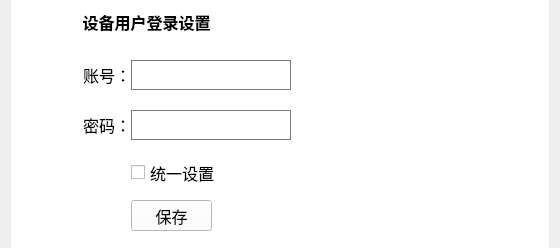
<?xml version="1.0" encoding="UTF-8"?>
<ui version="4.0">
 <class>SetDevUsrWid</class>
 <widget class="QWidget" name="SetDevUsrWid">
  <property name="geometry">
   <rect>
    <x>0</x>
    <y>0</y>
    <width>560</width>
    <height>248</height>
   </rect>
  </property>
  <property name="windowTitle">
   <string>Form</string>
  </property>
  <layout class="QGridLayout" name="gridLayout">
   <property name="topMargin">
    <number>0</number>
   </property>
   <property name="bottomMargin">
    <number>0</number>
   </property>
   <property name="verticalSpacing">
    <number>0</number>
   </property>
   <item row="0" column="0" colspan="2">
    <widget class="QGroupBox" name="groupBox">
     <property name="font">
      <font>
       <family>微软雅黑</family>
       <pointsize>12</pointsize>
      </font>
     </property>
     <property name="styleSheet">
      <string notr="true">QGroupBox {
	background-color: rgb(255, 255, 255);
	border-width:2px;	
	border-style:solid; 
	border-color:white;  	
}</string>
     </property>
     <property name="title">
      <string/>
     </property>
     <widget class="QPushButton" name="saveBtn">
      <property name="geometry">
       <rect>
        <x>120</x>
        <y>200</y>
        <width>81</width>
        <height>31</height>
       </rect>
      </property>
      <property name="palette">
       <palette>
        <active>
         <colorrole role="WindowText">
          <brush brushstyle="SolidPattern">
           <color alpha="255">
            <red>0</red>
            <green>0</green>
            <blue>0</blue>
           </color>
          </brush>
         </colorrole>
         <colorrole role="Button">
          <brush brushstyle="SolidPattern">
           <color alpha="255">
            <red>255</red>
            <green>255</green>
            <blue>255</blue>
           </color>
          </brush>
         </colorrole>
         <colorrole role="Light">
          <brush brushstyle="SolidPattern">
           <color alpha="255">
            <red>255</red>
            <green>255</green>
            <blue>255</blue>
           </color>
          </brush>
         </colorrole>
         <colorrole role="Midlight">
          <brush brushstyle="SolidPattern">
           <color alpha="255">
            <red>255</red>
            <green>255</green>
            <blue>255</blue>
           </color>
          </brush>
         </colorrole>
         <colorrole role="Dark">
          <brush brushstyle="SolidPattern">
           <color alpha="255">
            <red>127</red>
            <green>127</green>
            <blue>127</blue>
           </color>
          </brush>
         </colorrole>
         <colorrole role="Mid">
          <brush brushstyle="SolidPattern">
           <color alpha="255">
            <red>170</red>
            <green>170</green>
            <blue>170</blue>
           </color>
          </brush>
         </colorrole>
         <colorrole role="Text">
          <brush brushstyle="SolidPattern">
           <color alpha="255">
            <red>0</red>
            <green>0</green>
            <blue>0</blue>
           </color>
          </brush>
         </colorrole>
         <colorrole role="BrightText">
          <brush brushstyle="SolidPattern">
           <color alpha="255">
            <red>255</red>
            <green>255</green>
            <blue>255</blue>
           </color>
          </brush>
         </colorrole>
         <colorrole role="ButtonText">
          <brush brushstyle="SolidPattern">
           <color alpha="255">
            <red>0</red>
            <green>0</green>
            <blue>0</blue>
           </color>
          </brush>
         </colorrole>
         <colorrole role="Base">
          <brush brushstyle="SolidPattern">
           <color alpha="255">
            <red>255</red>
            <green>255</green>
            <blue>255</blue>
           </color>
          </brush>
         </colorrole>
         <colorrole role="Window">
          <brush brushstyle="SolidPattern">
           <color alpha="255">
            <red>255</red>
            <green>255</green>
            <blue>255</blue>
           </color>
          </brush>
         </colorrole>
         <colorrole role="Shadow">
          <brush brushstyle="SolidPattern">
           <color alpha="255">
            <red>0</red>
            <green>0</green>
            <blue>0</blue>
           </color>
          </brush>
         </colorrole>
         <colorrole role="AlternateBase">
          <brush brushstyle="SolidPattern">
           <color alpha="255">
            <red>255</red>
            <green>255</green>
            <blue>255</blue>
           </color>
          </brush>
         </colorrole>
         <colorrole role="ToolTipBase">
          <brush brushstyle="SolidPattern">
           <color alpha="255">
            <red>255</red>
            <green>255</green>
            <blue>220</blue>
           </color>
          </brush>
         </colorrole>
         <colorrole role="ToolTipText">
          <brush brushstyle="SolidPattern">
           <color alpha="255">
            <red>0</red>
            <green>0</green>
            <blue>0</blue>
           </color>
          </brush>
         </colorrole>
        </active>
        <inactive>
         <colorrole role="WindowText">
          <brush brushstyle="SolidPattern">
           <color alpha="255">
            <red>0</red>
            <green>0</green>
            <blue>0</blue>
           </color>
          </brush>
         </colorrole>
         <colorrole role="Button">
          <brush brushstyle="SolidPattern">
           <color alpha="255">
            <red>255</red>
            <green>255</green>
            <blue>255</blue>
           </color>
          </brush>
         </colorrole>
         <colorrole role="Light">
          <brush brushstyle="SolidPattern">
           <color alpha="255">
            <red>255</red>
            <green>255</green>
            <blue>255</blue>
           </color>
          </brush>
         </colorrole>
         <colorrole role="Midlight">
          <brush brushstyle="SolidPattern">
           <color alpha="255">
            <red>255</red>
            <green>255</green>
            <blue>255</blue>
           </color>
          </brush>
         </colorrole>
         <colorrole role="Dark">
          <brush brushstyle="SolidPattern">
           <color alpha="255">
            <red>127</red>
            <green>127</green>
            <blue>127</blue>
           </color>
          </brush>
         </colorrole>
         <colorrole role="Mid">
          <brush brushstyle="SolidPattern">
           <color alpha="255">
            <red>170</red>
            <green>170</green>
            <blue>170</blue>
           </color>
          </brush>
         </colorrole>
         <colorrole role="Text">
          <brush brushstyle="SolidPattern">
           <color alpha="255">
            <red>0</red>
            <green>0</green>
            <blue>0</blue>
           </color>
          </brush>
         </colorrole>
         <colorrole role="BrightText">
          <brush brushstyle="SolidPattern">
           <color alpha="255">
            <red>255</red>
            <green>255</green>
            <blue>255</blue>
           </color>
          </brush>
         </colorrole>
         <colorrole role="ButtonText">
          <brush brushstyle="SolidPattern">
           <color alpha="255">
            <red>0</red>
            <green>0</green>
            <blue>0</blue>
           </color>
          </brush>
         </colorrole>
         <colorrole role="Base">
          <brush brushstyle="SolidPattern">
           <color alpha="255">
            <red>255</red>
            <green>255</green>
            <blue>255</blue>
           </color>
          </brush>
         </colorrole>
         <colorrole role="Window">
          <brush brushstyle="SolidPattern">
           <color alpha="255">
            <red>255</red>
            <green>255</green>
            <blue>255</blue>
           </color>
          </brush>
         </colorrole>
         <colorrole role="Shadow">
          <brush brushstyle="SolidPattern">
           <color alpha="255">
            <red>0</red>
            <green>0</green>
            <blue>0</blue>
           </color>
          </brush>
         </colorrole>
         <colorrole role="AlternateBase">
          <brush brushstyle="SolidPattern">
           <color alpha="255">
            <red>255</red>
            <green>255</green>
            <blue>255</blue>
           </color>
          </brush>
         </colorrole>
         <colorrole role="ToolTipBase">
          <brush brushstyle="SolidPattern">
           <color alpha="255">
            <red>255</red>
            <green>255</green>
            <blue>220</blue>
           </color>
          </brush>
         </colorrole>
         <colorrole role="ToolTipText">
          <brush brushstyle="SolidPattern">
           <color alpha="255">
            <red>0</red>
            <green>0</green>
            <blue>0</blue>
           </color>
          </brush>
         </colorrole>
        </inactive>
        <disabled>
         <colorrole role="WindowText">
          <brush brushstyle="SolidPattern">
           <color alpha="255">
            <red>127</red>
            <green>127</green>
            <blue>127</blue>
           </color>
          </brush>
         </colorrole>
         <colorrole role="Button">
          <brush brushstyle="SolidPattern">
           <color alpha="255">
            <red>255</red>
            <green>255</green>
            <blue>255</blue>
           </color>
          </brush>
         </colorrole>
         <colorrole role="Light">
          <brush brushstyle="SolidPattern">
           <color alpha="255">
            <red>255</red>
            <green>255</green>
            <blue>255</blue>
           </color>
          </brush>
         </colorrole>
         <colorrole role="Midlight">
          <brush brushstyle="SolidPattern">
           <color alpha="255">
            <red>255</red>
            <green>255</green>
            <blue>255</blue>
           </color>
          </brush>
         </colorrole>
         <colorrole role="Dark">
          <brush brushstyle="SolidPattern">
           <color alpha="255">
            <red>127</red>
            <green>127</green>
            <blue>127</blue>
           </color>
          </brush>
         </colorrole>
         <colorrole role="Mid">
          <brush brushstyle="SolidPattern">
           <color alpha="255">
            <red>170</red>
            <green>170</green>
            <blue>170</blue>
           </color>
          </brush>
         </colorrole>
         <colorrole role="Text">
          <brush brushstyle="SolidPattern">
           <color alpha="255">
            <red>127</red>
            <green>127</green>
            <blue>127</blue>
           </color>
          </brush>
         </colorrole>
         <colorrole role="BrightText">
          <brush brushstyle="SolidPattern">
           <color alpha="255">
            <red>255</red>
            <green>255</green>
            <blue>255</blue>
           </color>
          </brush>
         </colorrole>
         <colorrole role="ButtonText">
          <brush brushstyle="SolidPattern">
           <color alpha="255">
            <red>127</red>
            <green>127</green>
            <blue>127</blue>
           </color>
          </brush>
         </colorrole>
         <colorrole role="Base">
          <brush brushstyle="SolidPattern">
           <color alpha="255">
            <red>255</red>
            <green>255</green>
            <blue>255</blue>
           </color>
          </brush>
         </colorrole>
         <colorrole role="Window">
          <brush brushstyle="SolidPattern">
           <color alpha="255">
            <red>255</red>
            <green>255</green>
            <blue>255</blue>
           </color>
          </brush>
         </colorrole>
         <colorrole role="Shadow">
          <brush brushstyle="SolidPattern">
           <color alpha="255">
            <red>0</red>
            <green>0</green>
            <blue>0</blue>
           </color>
          </brush>
         </colorrole>
         <colorrole role="AlternateBase">
          <brush brushstyle="SolidPattern">
           <color alpha="255">
            <red>255</red>
            <green>255</green>
            <blue>255</blue>
           </color>
          </brush>
         </colorrole>
         <colorrole role="ToolTipBase">
          <brush brushstyle="SolidPattern">
           <color alpha="255">
            <red>255</red>
            <green>255</green>
            <blue>220</blue>
           </color>
          </brush>
         </colorrole>
         <colorrole role="ToolTipText">
          <brush brushstyle="SolidPattern">
           <color alpha="255">
            <red>0</red>
            <green>0</green>
            <blue>0</blue>
           </color>
          </brush>
         </colorrole>
        </disabled>
       </palette>
      </property>
      <property name="font">
       <font>
        <family>微软雅黑</family>
        <pointsize>12</pointsize>
       </font>
      </property>
      <property name="styleSheet">
       <string notr="true"/>
      </property>
      <property name="text">
       <string>保存</string>
      </property>
     </widget>
     <widget class="QLabel" name="label_3">
      <property name="geometry">
       <rect>
        <x>9</x>
        <y>110</y>
        <width>111</width>
        <height>30</height>
       </rect>
      </property>
      <property name="font">
       <font>
        <family>微软雅黑</family>
        <pointsize>12</pointsize>
       </font>
      </property>
      <property name="text">
       <string>密码：</string>
      </property>
      <property name="alignment">
       <set>Qt::AlignRight|Qt::AlignTrailing|Qt::AlignVCenter</set>
      </property>
     </widget>
     <widget class="QLineEdit" name="usrEdit">
      <property name="geometry">
       <rect>
        <x>120</x>
        <y>60</y>
        <width>160</width>
        <height>30</height>
       </rect>
      </property>
      <property name="font">
       <font>
        <family>微软雅黑</family>
        <pointsize>12</pointsize>
       </font>
      </property>
      <property name="styleSheet">
       <string notr="true">background-color: rgb(255, 255, 255);

border-color: rgb(121,121,121);
border-style:solid;
border-width:1px;</string>
      </property>
      <property name="text">
       <string/>
      </property>
     </widget>
     <widget class="QLabel" name="label_2">
      <property name="geometry">
       <rect>
        <x>9</x>
        <y>60</y>
        <width>111</width>
        <height>30</height>
       </rect>
      </property>
      <property name="font">
       <font>
        <family>微软雅黑</family>
        <pointsize>12</pointsize>
       </font>
      </property>
      <property name="text">
       <string>账号：</string>
      </property>
      <property name="alignment">
       <set>Qt::AlignRight|Qt::AlignTrailing|Qt::AlignVCenter</set>
      </property>
     </widget>
     <widget class="QLineEdit" name="pwdEdit">
      <property name="geometry">
       <rect>
        <x>120</x>
        <y>110</y>
        <width>160</width>
        <height>30</height>
       </rect>
      </property>
      <property name="font">
       <font>
        <family>微软雅黑</family>
        <pointsize>12</pointsize>
       </font>
      </property>
      <property name="styleSheet">
       <string notr="true">background-color: rgb(255, 255, 255);
border-color: rgb(121,121,121);
border-style:solid;
border-width:1px;</string>
      </property>
      <property name="text">
       <string/>
      </property>
      <property name="echoMode">
       <enum>QLineEdit::Password</enum>
      </property>
     </widget>
     <widget class="QCheckBox" name="wholeCheckBox">
      <property name="geometry">
       <rect>
        <x>120</x>
        <y>160</y>
        <width>201</width>
        <height>25</height>
       </rect>
      </property>
      <property name="font">
       <font>
        <family>微软雅黑</family>
        <pointsize>12</pointsize>
       </font>
      </property>
      <property name="text">
       <string>统一设置</string>
      </property>
     </widget>
     <widget class="QLabel" name="label_4">
      <property name="geometry">
       <rect>
        <x>10</x>
        <y>10</y>
        <width>251</width>
        <height>25</height>
       </rect>
      </property>
      <property name="minimumSize">
       <size>
        <width>180</width>
        <height>0</height>
       </size>
      </property>
      <property name="maximumSize">
       <size>
        <width>16777215</width>
        <height>25</height>
       </size>
      </property>
      <property name="font">
       <font>
        <family>微软雅黑</family>
        <pointsize>12</pointsize>
       </font>
      </property>
      <property name="styleSheet">
       <string notr="true"/>
      </property>
      <property name="text">
       <string>&lt;html&gt;&lt;head/&gt;&lt;body&gt;&lt;p align=&quot;center&quot;&gt;&lt;span style=&quot; font-weight:600; color:#000000;&quot;&gt;设备用户登录设置&lt;/span&gt;&lt;/p&gt;&lt;/body&gt;&lt;/html&gt;</string>
      </property>
      <property name="alignment">
       <set>Qt::AlignLeading|Qt::AlignLeft|Qt::AlignVCenter</set>
      </property>
     </widget>
    </widget>
   </item>
  </layout>
 </widget>
 <tabstops>
  <tabstop>saveBtn</tabstop>
  <tabstop>usrEdit</tabstop>
  <tabstop>pwdEdit</tabstop>
  <tabstop>wholeCheckBox</tabstop>
 </tabstops>
 <resources/>
 <connections/>
</ui>
